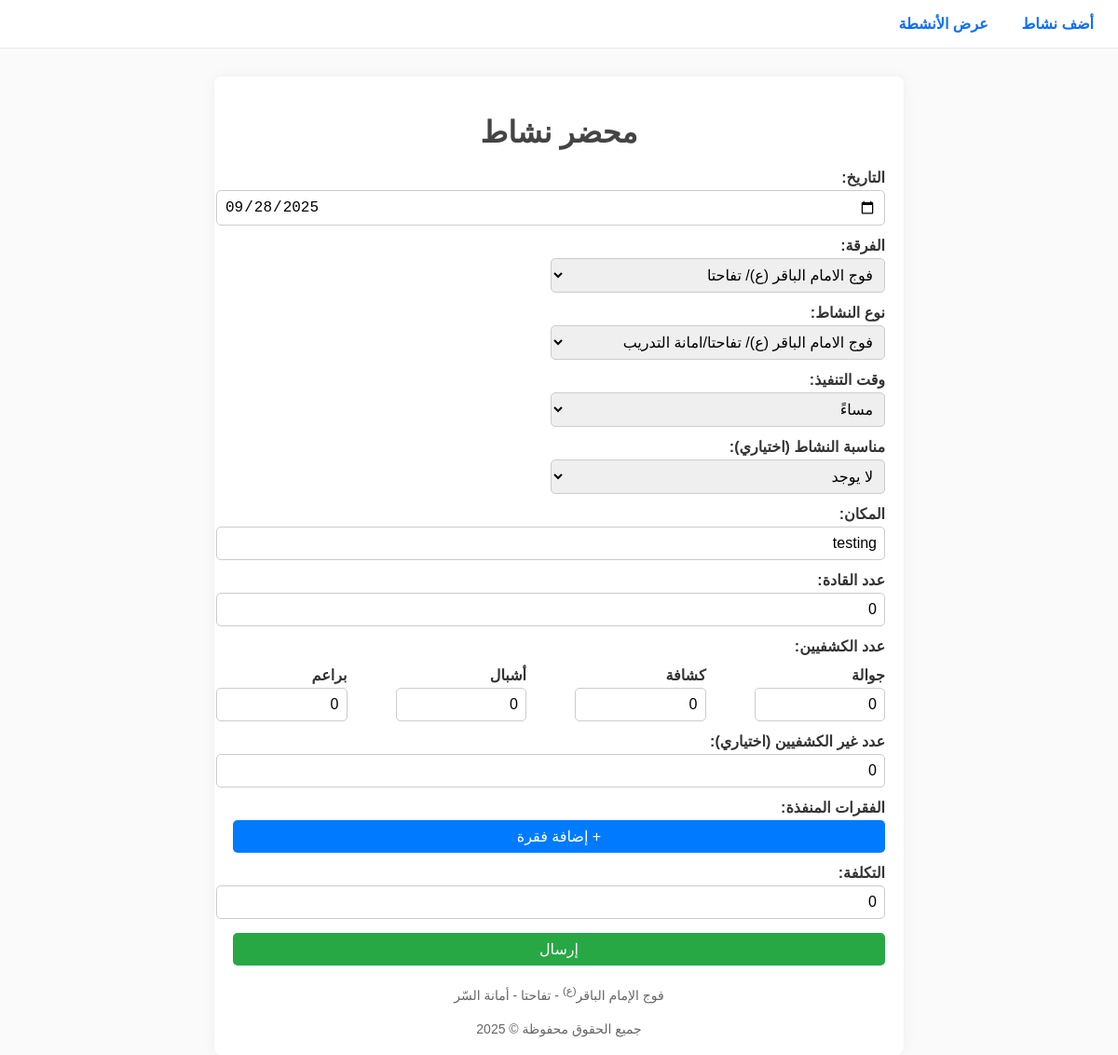
Page /edit/25 on the committed database.
### tables this page shows
CREATE TABLE activities (
    id INTEGER PRIMARY KEY AUTOINCREMENT,
    date TEXT NOT NULL,
    group_name TEXT NOT NULL,
    activity_type TEXT NOT NULL,
    time TEXT NOT NULL,
    occasion TEXT,
    place TEXT NOT NULL,
    leaders_count INTEGER NOT NULL DEFAULT 0,
    jawele_count INTEGER NOT NULL DEFAULT 0,
    kashefe_count INTEGER NOT NULL DEFAULT 0,
    ashbele_count INTEGER NOT NULL DEFAULT 0,
    bara3em_count INTEGER NOT NULL DEFAULT 0,
    non_scouts_count INTEGER DEFAULT 0,
    paragraphs TEXT NOT NULL,
    cost INTEGER NOT NULL DEFAULT 0,
    created_at TEXT DEFAULT (DATETIME('now','localtime')),
    updated_at TEXT DEFAULT (DATETIME('now','localtime')),
    checked INTEGER DEFAULT 0,
    checked_at TEXT DEFAULT NULL
);

### app.py (the view, shortened to what this page needs)
@app.route("/edit/<int:activity_id>", methods=["GET", "POST"])
def edit_activity(activity_id):
    conn = get_conn()
    cursor = conn.cursor()
    cursor.execute("SELECT * FROM activities WHERE id = ?", (activity_id,))
    activity = cursor.fetchone()
    if not activity:
        conn.close()
        flash("النشاط غير موجود", "error")
        return redirect(url_for("activities"))
    return render_template("edit_activity.html", activity=activity)

### app.py (called while the page is built)
def get_conn():
    return sqlite3.connect(DB_PATH)

### templates/edit_activity.html (shortened to what this page needs)
<!DOCTYPE html>
<html lang="ar" dir="rtl">
  <head>
    <link
      rel="stylesheet"
      href="https://cdn.jsdelivr.net/npm/choices.js/public/assets/styles/choices.min.css"
    />
  </head>
  <body>
    <nav class="site-nav">
      <div class="nav-inner">
        <a href="{{ url_for('index') }}">أضف نشاط</a>
        <a href="{{ url_for('activities') }}">عرض الأنشطة</a>
      </div>
    </nav>
    <div class="container">
      <h1>محضر نشاط</h1>
      <form method="POST" , enctype="multipart/form-data">
        <label>التاريخ:</label>
        <input type="date" name="date" value="{{ activity[1] }}" required />
        <label>الفرقة:</label>
        <div class="select-wrapper">
          <select id="group" name="group">
            <option value="{{ activity[2] }}">{{ activity[2] }}</option>
          </select>
        </div>
        <label>نوع النشاط:</label>
        <div class="select-wrapper">
          <select id="activity_type" name="activity_type">
            <option value="{{ activity[3] }}">{{ activity[3] }}</option>
          </select>
        </div>
        <label>وقت التنفيذ:</label>
        <div class="select-wrapper">
          <select id="time" name="time">
            <option value="{{ activity[4] }}">{{ activity[4] }}</option>
          </select>
        </div>
        <label>مناسبة النشاط (اختياري):</label>
        <div class="select-wrapper">
          <select id="occasion" name="occasion">
            <option>{{ activity[5] }}</option>
          </select>
        </div>
        <label>المكان:</label>
        <input type="text" name="place" value="{{ activity[6] }}" required />
        <label>عدد القادة:</label>
        <input
          type="number"
          name="leaders"
          value="{{ activity[7] }}"
          required
          min="0"
        />
        <label>عدد الكشفيين:</label>
        <div id="scouts_container">
          <div>
            <label for="jawele">جوالة</label>
            <input
              type="number"
              id="jawele"
              name="jawele"
              min="0"
              value="{{ activity[8] }}"
              onfocus="this.select()"
            />
          </div>
          <div>
            <label for="kashefe">كشافة</label>
            <input
              type="number"
              id="kashefe"
              name="kashefe"
              min="0"
              value="{{ activity[9] }}"
              onfocus="this.select()"
            />
          </div>
          <div>
            <label for="ashbele">أشبال</label>
            <input
              type="number"
              id="ashbele"
              name="ashbele"
              min="0"
              value="{{ activity[10] }}"
              onfocus="this.select()"
            />
          </div>
          <div>
            <label for="bara3em">براعم</label>
            <input
              type="number"
              id="bara3em"
              name="bara3em"
              min="0"
              value="{{ activity[11] }}"
              onfocus="this.select()"
            />
          </div>
        </div>
        <label>عدد غير الكشفيين (اختياري):</label>
        <input
          type="number"
          name="non_scouts"
          min="0"
          value="{{ activity[12] }}"
          onfocus="this.select()"
        />
        <label>الفقرات المنفذة:</label>
        <button type="button" class="add-btn" onclick="addParagraph()">
          + إضافة فقرة
        </button>
        <label>التكلفة:</label>
        <input
          type="number"
          name="cost"
          min="0"
          value="{{ activity[14] }}"
          onfocus="this.select()"
        />
        <button type="submit" class="submit-btn">إرسال</button>
      </form>
      <div class="footer">
        فوج الإمام الباقر<sup>(ع)</sup> - تفاحتا - أمانة السّر
      </div>
      <div class="footer">جميع الحقوق محفوظة © 2025</div>
    </div>
  </body>
</html>

### templates/edit_activity.html (style rules this page uses)
body { font-family: sans-serif; background: #fafafa; margin: 0; padding: 0; color: #333; }
.container { max-width: 700px; margin: auto; background: white; padding: 20px; border-radius: 8px; box-shadow: 0 0 15px rgba(0, 0, 0, 0.05); margin-top: 30px; }
h1 { text-align: center; color: #444; margin-bottom: 20px; }
label { display: block; margin-top: 12px; font-weight: bold; }
input, select, button { width: 100%; padding: 8px; margin-top: 4px; border-radius: 5px; border: 1px solid #ccc; font-size: 16px; }
select { width: 50%; }
button { cursor: pointer; }
.add-btn { background: #007bff; color: white; border: none; }
.submit-btn { background: #28a745; color: white; margin-top: 15px; border: none; }
.select-wrapper { position: relative; width: 102.5%; }
.footer { text-align: center; margin-top: 20px; font-size: 14px; color: #666; }
#scouts_container { display: flex; gap: 10%; align-items: center; }
.site-nav { position: -webkit-sticky; position: sticky; top: 0; z-index: 1100; background: #fff; border-bottom: 1px solid #e9ecef; box-shadow: 0 1px 0 rgba(0, 0, 0, 0.02); }
.site-nav .nav-inner { width: 100%; padding: 8px 14px; min-height: 48px; display: flex; direction: rtl; justify-content: flex-start; gap: 12px; align-items: center; box-sizing: border-box; font-size: 16px; }
.site-nav a { color: #0d6efd; text-decoration: none; padding: 8px 12px; border-radius: 6px; font-weight: 600; display: inline-block; }

### rows in the picture
activities: date "09/28/2025", group "فوج الامام الباقر (ع)/ تفاحتا", activity_type "فوج الامام الباقر (ع)/ تفاحتا/امانة التدريب", time "مساءً", occasion "لا يوجد", place "testing", leaders "0", jawele "0", kashefe "0", ashbele "0", bara3em "0", non_scouts "0", cost "0"
